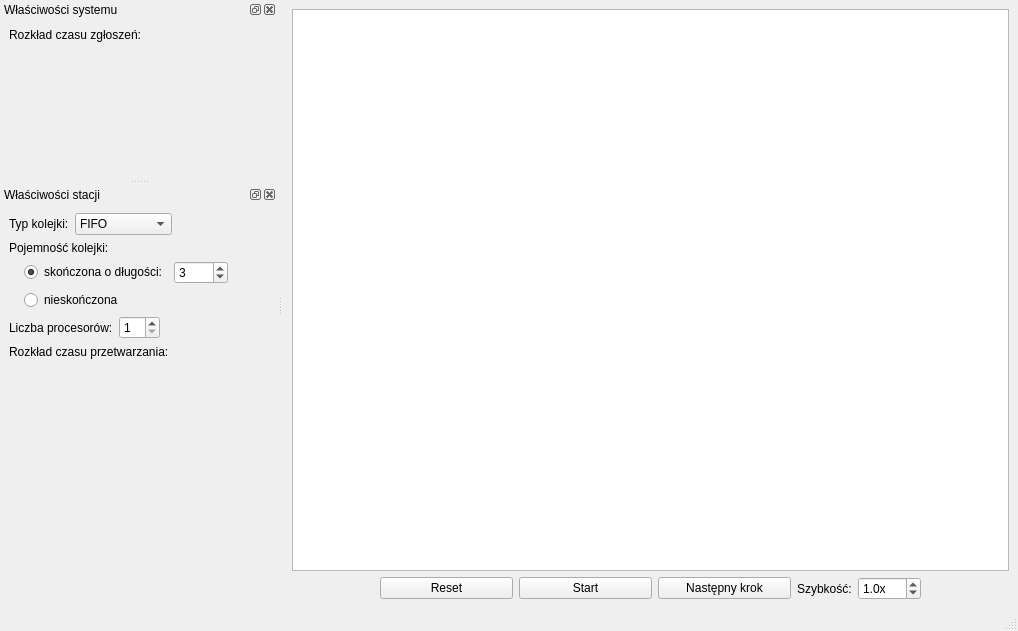
<?xml version="1.0" encoding="UTF-8"?>
<ui version="4.0">
 <class>MainWindow</class>
 <widget class="QMainWindow" name="MainWindow">
  <property name="geometry">
   <rect>
    <x>0</x>
    <y>0</y>
    <width>1018</width>
    <height>631</height>
   </rect>
  </property>
  <property name="windowTitle">
   <string>Kolejki</string>
  </property>
  <widget class="QWidget" name="centralWidget">
   <layout class="QVBoxLayout" name="verticalLayout">
    <item>
     <widget class="QGraphicsView" name="simulationView">
      <property name="renderHints">
       <set>QPainter::Antialiasing|QPainter::TextAntialiasing</set>
      </property>
      <property name="dragMode">
       <enum>QGraphicsView::RubberBandDrag</enum>
      </property>
     </widget>
    </item>
    <item>
     <layout class="QHBoxLayout" name="horizontalLayout" stretch="2,3,3,3,0,0,2">
      <item>
       <spacer name="horizontalSpacer">
        <property name="orientation">
         <enum>Qt::Horizontal</enum>
        </property>
        <property name="sizeHint" stdset="0">
         <size>
          <width>40</width>
          <height>20</height>
         </size>
        </property>
       </spacer>
      </item>
      <item>
       <widget class="QPushButton" name="resetButton">
        <property name="text">
         <string>Reset</string>
        </property>
       </widget>
      </item>
      <item>
       <widget class="QPushButton" name="startStopButton">
        <property name="text">
         <string>Start</string>
        </property>
       </widget>
      </item>
      <item>
       <widget class="QPushButton" name="singleStepButton">
        <property name="text">
         <string>Następny krok</string>
        </property>
       </widget>
      </item>
      <item>
       <widget class="QLabel" name="speedLabel">
        <property name="text">
         <string>Szybkość:</string>
        </property>
       </widget>
      </item>
      <item>
       <widget class="QDoubleSpinBox" name="speedSpinBox">
        <property name="suffix">
         <string>x</string>
        </property>
        <property name="decimals">
         <number>1</number>
        </property>
        <property name="minimum">
         <double>0.100000000000000</double>
        </property>
        <property name="maximum">
         <double>100.000000000000000</double>
        </property>
        <property name="value">
         <double>1.000000000000000</double>
        </property>
       </widget>
      </item>
      <item>
       <spacer name="horizontalSpacer_2">
        <property name="orientation">
         <enum>Qt::Horizontal</enum>
        </property>
        <property name="sizeHint" stdset="0">
         <size>
          <width>40</width>
          <height>20</height>
         </size>
        </property>
       </spacer>
      </item>
     </layout>
    </item>
   </layout>
  </widget>
  <widget class="QStatusBar" name="statusBar"/>
  <widget class="QDockWidget" name="systemOptionsDockWidget">
   <property name="allowedAreas">
    <set>Qt::LeftDockWidgetArea|Qt::RightDockWidgetArea</set>
   </property>
   <property name="windowTitle">
    <string>Właściwości systemu</string>
   </property>
   <attribute name="dockWidgetArea">
    <number>1</number>
   </attribute>
   <widget class="QWidget" name="systemOptionsDockWidgetContents">
    <layout class="QVBoxLayout" name="verticalLayout_2">
     <item>
      <widget class="QLabel" name="label">
       <property name="text">
        <string>Rozkład czasu zgłoszeń:</string>
       </property>
      </widget>
     </item>
     <item>
      <widget class="DistributionParamsWidget" name="arrivalDistributionParamsWidget">
       <property name="sizePolicy">
        <sizepolicy hsizetype="Expanding" vsizetype="Minimum">
         <horstretch>0</horstretch>
         <verstretch>0</verstretch>
        </sizepolicy>
       </property>
       <property name="frameShape">
        <enum>QFrame::StyledPanel</enum>
       </property>
       <property name="frameShadow">
        <enum>QFrame::Raised</enum>
       </property>
      </widget>
     </item>
     <item>
      <spacer name="verticalSpacer_2">
       <property name="orientation">
        <enum>Qt::Vertical</enum>
       </property>
       <property name="sizeHint" stdset="0">
        <size>
         <width>20</width>
         <height>40</height>
        </size>
       </property>
      </spacer>
     </item>
    </layout>
   </widget>
  </widget>
  <widget class="QDockWidget" name="stationOptionsDockWidget">
   <property name="allowedAreas">
    <set>Qt::LeftDockWidgetArea|Qt::RightDockWidgetArea</set>
   </property>
   <property name="windowTitle">
    <string>Właściwości stacji</string>
   </property>
   <attribute name="dockWidgetArea">
    <number>1</number>
   </attribute>
   <widget class="QWidget" name="stationOptionsDockWidgetContents">
    <layout class="QVBoxLayout" name="verticalLayout_3">
     <item>
      <layout class="QHBoxLayout" name="horizontalLayout_4">
       <item>
        <widget class="QLabel" name="queueTypeLabel">
         <property name="text">
          <string>Typ kolejki:</string>
         </property>
        </widget>
       </item>
       <item>
        <widget class="QComboBox" name="queueTypeComboBox">
         <property name="sizePolicy">
          <sizepolicy hsizetype="Expanding" vsizetype="Fixed">
           <horstretch>0</horstretch>
           <verstretch>0</verstretch>
          </sizepolicy>
         </property>
         <item>
          <property name="text">
           <string>FIFO</string>
          </property>
         </item>
         <item>
          <property name="text">
           <string>Losowa</string>
          </property>
         </item>
        </widget>
       </item>
       <item>
        <spacer name="horizontalSpacer_5">
         <property name="orientation">
          <enum>Qt::Horizontal</enum>
         </property>
         <property name="sizeHint" stdset="0">
          <size>
           <width>40</width>
           <height>20</height>
          </size>
         </property>
        </spacer>
       </item>
      </layout>
     </item>
     <item>
      <widget class="QLabel" name="queueLengthLabel">
       <property name="text">
        <string>Pojemność kolejki:</string>
       </property>
      </widget>
     </item>
     <item>
      <layout class="QHBoxLayout" name="horizontalLayout_3">
       <item>
        <spacer name="horizontalSpacer_4">
         <property name="orientation">
          <enum>Qt::Horizontal</enum>
         </property>
         <property name="sizeType">
          <enum>QSizePolicy::Fixed</enum>
         </property>
         <property name="sizeHint" stdset="0">
          <size>
           <width>15</width>
           <height>20</height>
          </size>
         </property>
        </spacer>
       </item>
       <item>
        <widget class="QRadioButton" name="finiteQueueRadioButton">
         <property name="text">
          <string>skończona o długości:</string>
         </property>
         <property name="checked">
          <bool>true</bool>
         </property>
        </widget>
       </item>
       <item>
        <widget class="QSpinBox" name="queueLengthSpinBox">
         <property name="minimum">
          <number>1</number>
         </property>
         <property name="maximum">
          <number>1000</number>
         </property>
         <property name="value">
          <number>3</number>
         </property>
        </widget>
       </item>
       <item>
        <spacer name="horizontalSpacer_7">
         <property name="orientation">
          <enum>Qt::Horizontal</enum>
         </property>
         <property name="sizeHint" stdset="0">
          <size>
           <width>40</width>
           <height>20</height>
          </size>
         </property>
        </spacer>
       </item>
      </layout>
     </item>
     <item>
      <layout class="QHBoxLayout" name="horizontalLayout_5">
       <item>
        <spacer name="horizontalSpacer_6">
         <property name="orientation">
          <enum>Qt::Horizontal</enum>
         </property>
         <property name="sizeType">
          <enum>QSizePolicy::Fixed</enum>
         </property>
         <property name="sizeHint" stdset="0">
          <size>
           <width>15</width>
           <height>20</height>
          </size>
         </property>
        </spacer>
       </item>
       <item>
        <widget class="QRadioButton" name="infiniteQueueRadioButton">
         <property name="text">
          <string>nieskończona</string>
         </property>
         <property name="checked">
          <bool>false</bool>
         </property>
        </widget>
       </item>
      </layout>
     </item>
     <item>
      <layout class="QHBoxLayout" name="horizontalLayout_2">
       <item>
        <widget class="QLabel" name="processorCountLabel">
         <property name="text">
          <string>Liczba procesorów:</string>
         </property>
        </widget>
       </item>
       <item>
        <widget class="QSpinBox" name="processorCountSpinBox">
         <property name="minimum">
          <number>1</number>
         </property>
         <property name="maximum">
          <number>10</number>
         </property>
        </widget>
       </item>
       <item>
        <spacer name="horizontalSpacer_3">
         <property name="orientation">
          <enum>Qt::Horizontal</enum>
         </property>
         <property name="sizeHint" stdset="0">
          <size>
           <width>40</width>
           <height>20</height>
          </size>
         </property>
        </spacer>
       </item>
      </layout>
     </item>
     <item>
      <widget class="QLabel" name="label_2">
       <property name="text">
        <string>Rozkład czasu przetwarzania:</string>
       </property>
      </widget>
     </item>
     <item>
      <widget class="DistributionParamsWidget" name="processingDistributionParamsWidget">
       <property name="sizePolicy">
        <sizepolicy hsizetype="Expanding" vsizetype="Minimum">
         <horstretch>0</horstretch>
         <verstretch>0</verstretch>
        </sizepolicy>
       </property>
       <property name="frameShape">
        <enum>QFrame::StyledPanel</enum>
       </property>
       <property name="frameShadow">
        <enum>QFrame::Raised</enum>
       </property>
      </widget>
     </item>
     <item>
      <spacer name="verticalSpacer">
       <property name="orientation">
        <enum>Qt::Vertical</enum>
       </property>
       <property name="sizeHint" stdset="0">
        <size>
         <width>20</width>
         <height>40</height>
        </size>
       </property>
      </spacer>
     </item>
    </layout>
   </widget>
  </widget>
 </widget>
 <customwidgets>
  <customwidget>
   <class>DistributionParamsWidget</class>
   <extends>QFrame</extends>
   <header>ui/distribution_params_widget.hpp</header>
   <container>1</container>
  </customwidget>
 </customwidgets>
 <resources/>
 <connections/>
</ui>
